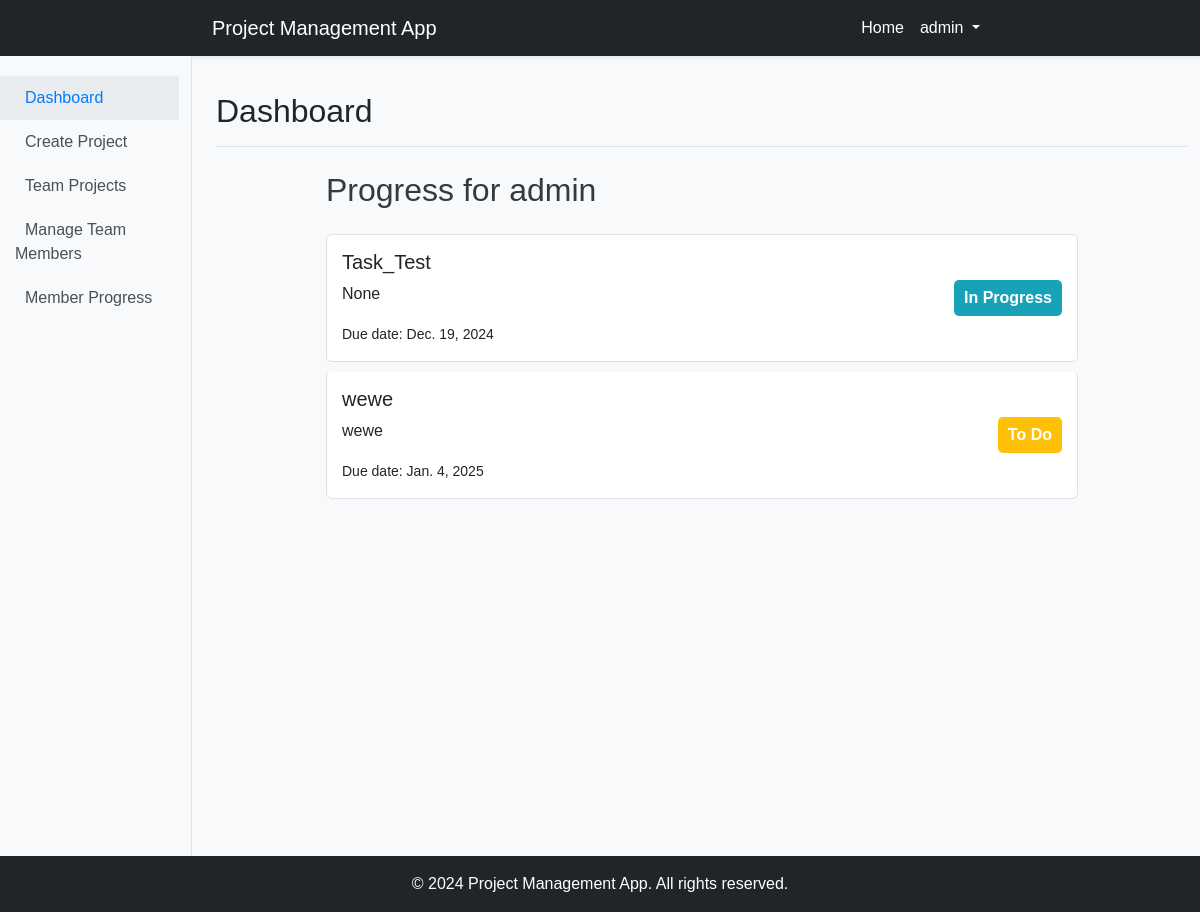
The app's page /projects/member_progress/ (signed in), older data.
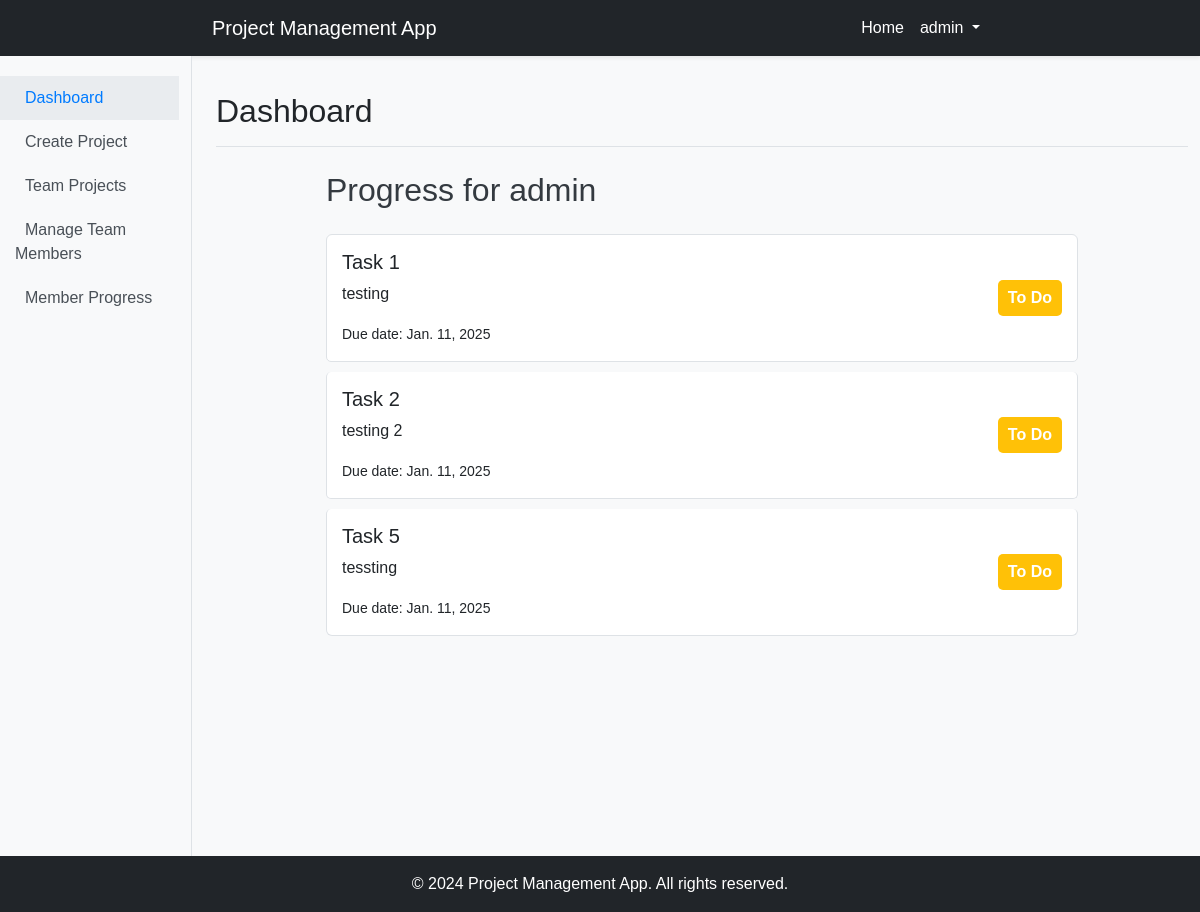
The same page, newer data.
### projects/models.py (models this page shows, shortened)
class User(AbstractUser):
    email = models.EmailField(unique=True)  # Enforce unique emails
    groups = models.ManyToManyField(
        Group,
        related_name='custom_user_groups',
        blank=True,
        help_text='The groups this user belongs to.',
        verbose_name='groups',
    )
    user_permissions = models.ManyToManyField(
        Permission,
        related_name='custom_user_permissions',
        blank=True,
        help_text='Specific permissions for this user.',
        verbose_name='user permissions',
    )

class Task(models.Model):
    project = models.ForeignKey(Project, on_delete=models.CASCADE, related_name='tasks')
    assigned_to = models.ForeignKey(User, on_delete=models.CASCADE, related_name='tasks')
    title = models.CharField(max_length=200)
    description = models.TextField()
    start_date = models.DateField()
    due_date = models.DateField()
    STATUS_CHOICES = [
        ('todo', 'To Do'),
        ('inprogress', 'In Progress'),
        ('done', 'Done'),
    ]
    status = models.CharField(max_length=20, choices=STATUS_CHOICES, default='todo')
    class Meta:
        unique_together = ('project', 'title')  # Prevent duplicate task titles within the same project

### projects/views.py (the view)
# urls.py: path('member_progress/', views.member_progress, name='member_progress'),
@login_required
def member_progress(request):
    tasks = Task.objects.filter(assigned_to=request.user)
    return render(request, 'projects/member_progress.html', {'tasks': tasks})

### projects/templatetags/custom_filters.py (called while the page is built)
@register.filter
def task_status_color(status):
    if status == 'todo':
        return 'todo'
    elif status == 'inprogress':
        return 'inprogress'
    elif status == 'done':
        return 'done'
    return ''

### projects/templates/projects/member_progress.html (shortened to what this page needs)
{% extends 'base.html' %}
{% load static %}
{% load custom_filters %}
{% block extra_css %}
<link rel="stylesheet" href="{% static 'css/member_progress.css' %}">
{% endblock %}
{% block content %}
<div class="container mt-4">
    <h2 class="mb-4">Progress for {{ user.username }}</h2>
    <div class="progress-container">
        {% if tasks %}
            <ul class="list-group">
                {% for task in tasks %}
                <li class="list-group-item d-flex justify-content-between align-items-center">
                    <div>
                        <h5>{{ task.title }}</h5>
                        <p>{{ task.description }}</p>
                        <small>Due date: {{ task.due_date }}</small>
                    </div>
                    <span class="badge bg-{{ task.status|task_status_color }}">{{ task.get_status_display }}</span>
                </li>
                {% endfor %}
            </ul>
        {% else %}
            <p>No tasks assigned.</p>
        {% endif %}
    </div>
</div>
{% endblock %}

### projects/templates/base.html (shortened to what this page needs)
<!DOCTYPE html>
<html lang="en">
<head>
    {% load static %}
    <link href="https://cdn.jsdelivr.net/npm/bootstrap@5.3.0/dist/css/bootstrap.min.css" rel="stylesheet">
    <link rel="stylesheet" href="{% static 'css/base.css' %}">
    {% block extra_css %}{% endblock %}
</head>
<body class="d-flex flex-column min-vh-100 bg-light">
    <header class="bg-dark text-white py-2 shadow-sm">
        <div class="container">
            <div class="d-flex justify-content-between align-items-center">
                <h1 class="h5 mb-0">Project Management App</h1>
                <nav class="navbar navbar-expand-lg navbar-dark">
                    <div class="collapse navbar-collapse" id="navbarNav">
                        <ul class="navbar-nav ms-auto">
                            <li class="nav-item">
                                <a class="nav-link" href="{% url 'homepage' %}">Home</a>
                            </li>
                            {% if user.is_authenticated %}
                                <li class="nav-item dropdown">
                                    <a class="nav-link dropdown-toggle" href="#" id="userDropdown" role="button"
                                       data-bs-toggle="dropdown" aria-expanded="false">
                                        {{ user.username }}
                                    </a>
                                </li>
                            {% endif %}
                        </ul>
                    </div>
                </nav>
            </div>
        </div>
    </header>
    <div class="container-fluid">
        <div class="row">
            <nav id="sidebar" class="col-md-3 col-lg-2 d-md-block bg-light sidebar collapse">
                <div class="position-sticky">
                    <ul class="nav flex-column">
                        <li class="nav-item">
                            <a class="nav-link active" aria-current="page" href="{% url 'homepage' %}">
                                Dashboard
                            </a>
                        </li>
                        <li class="nav-item">
                            <a class="nav-link" href="{% url 'project_create' %}">
                                Create Project
                            </a>
                        </li>
                        <li class="nav-item">
                            <a class="nav-link" href="{% url 'team_projects' team_id=1 %}">
                                Team Projects
                            </a>
                        </li>
                        <li class="nav-item">
                            <a class="nav-link" href="{% url 'manage_team_members' team_id=1 %}">
                                Manage Team Members
                            </a>
                        </li>
                        <li class="nav-item">
                            <a class="nav-link" href="{% url 'member_progress' %}">
                                Member Progress
                            </a>
                        </li>
                    </ul>
                </div>
            </nav>
            <main class="col-md-9 ms-sm-auto col-lg-10 px-md-4">
                <div class="d-flex justify-content-between flex-wrap flex-md-nowrap align-items-center pt-3 pb-2 mb-3 border-bottom">
                    <h1 class="h2">Dashboard</h1>
                </div>
                <div class="container">
                    {% block content %}{% endblock %}
                </div>
            </main>
        </div>
    </div>
    <footer class="bg-dark text-white text-center py-3 mt-auto">
        <div class="container">
            <p class="mb-0">&copy; 2024 Project Management App. All rights reserved.</p>
        </div>
    </footer>
</body>
</html>

### static/css/base.css (style rules this page uses)
body { font-family: 'Arial', sans-serif; background-color: #f8f9fa; }
.container-fluid { padding: 0; }
header { background-color: #343a40; color: white; }
header h1 { font-size: 1.5rem; }
header .navbar { padding: 0; }
header .navbar-nav .nav-link { color: white; }
#sidebar { background-color: #f8f9fa; border-right: 1px solid #dee2e6; min-height: 100vh; padding-top: 20px; }
#sidebar .nav-link { color: #495057; font-weight: 500; padding: 10px 15px; }
#sidebar .nav-link.active { background-color: #e9ecef; color: #007bff; }
main { padding: 20px; }
main .border-bottom { border-bottom: 1px solid #dee2e6; }
main .h2 { font-size: 2rem; font-weight: 500; }
footer { background-color: #343a40; color: white; padding: 10px 0; }
footer p { margin: 0; }

### static/css/member_progress.css (style rules this page uses)
.container { max-width: 800px; margin: 0 auto; }
h2 { color: #343a40; }
.progress-container { margin-top: 20px; }
.list-group-item { display: flex; justify-content: space-between; align-items: center; padding: 15px; border: 1px solid #dee2e6; border-radius: 5px; margin-bottom: 10px; }
.list-group-item:last-child { margin-bottom: 0; }
.badge { font-size: 1rem; padding: 10px; border-radius: 5px; }
.bg-todo { background-color: #ffc107; }

Row changes from the older to the newer data that the page shows:
changed Task: title "Task_Test" → "Task 1"; description "None" → "testing"; due_date "Dec. 19, 2024" → "Jan. 11, 2025"; status "In Progress" → "To Do"
changed Task: title "wewe" → "Task 2"; description "wewe" → "testing 2"; due_date "Jan. 4, 2025" → "Jan. 11, 2025"
now on this page (row edited): Task: title "Task 5", description "tessting", due_date "Jan. 11, 2025", status "To Do"
